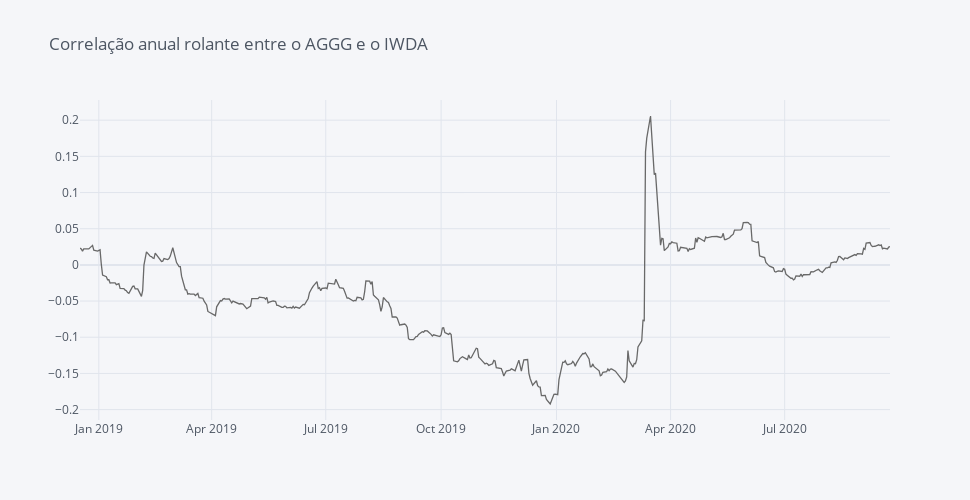

Write notebook code for a chart like this one.
### Code cell
returns['AGGG'].rolling("365D").corr(returns['IWDA'])[plus_1_year:].iplot(dimensions=pl.dimensions, color='dimgrey', title="Correlação anual rolante entre o AGGG e o IWDA")

### Figure 1 — Plotly figure (JSON) as saved in the notebook; plotly's stock layout.template omitted (floating-point values rounded to 4 significant figures; data arrays with more than 128 entries replaced by an {"elided": "..."} marker saying what was removed)
{"data": [{"line": {"color": "rgba(105, 105, 105, 1.0)", "dash": "solid", "shape": "linear", "width": 1.3}, "mode": "lines", "name": "None", "text": "", "type": "scatter", "x": {"elided": "451 str values"}, "y": {"elided": "451 float values"}}], "layout": {"height": 500, "legend": {"bgcolor": "#F5F6F9", "font": {"color": "#4D5663"}}, "paper_bgcolor": "#F5F6F9", "plot_bgcolor": "#F5F6F9", "title": {"font": {"color": "#4D5663"}, "text": "Correlação anual rolante entre o AGGG e o IWDA"}, "width": 970, "xaxis": {"autorange": true, "gridcolor": "#E1E5ED", "range": ["2018-12-17", "2020-09-23"], "showgrid": true, "tickfont": {"color": "#4D5663"}, "title": {"font": {"color": "#4D5663"}, "text": ""}, "type": "date", "zerolinecolor": "#E1E5ED"}, "yaxis": {"autorange": true, "gridcolor": "#E1E5ED", "range": [-0.2144, 0.2279], "showgrid": true, "tickfont": {"color": "#4D5663"}, "title": {"font": {"color": "#4D5663"}, "text": ""}, "type": "linear", "zerolinecolor": "#E1E5ED"}}}
